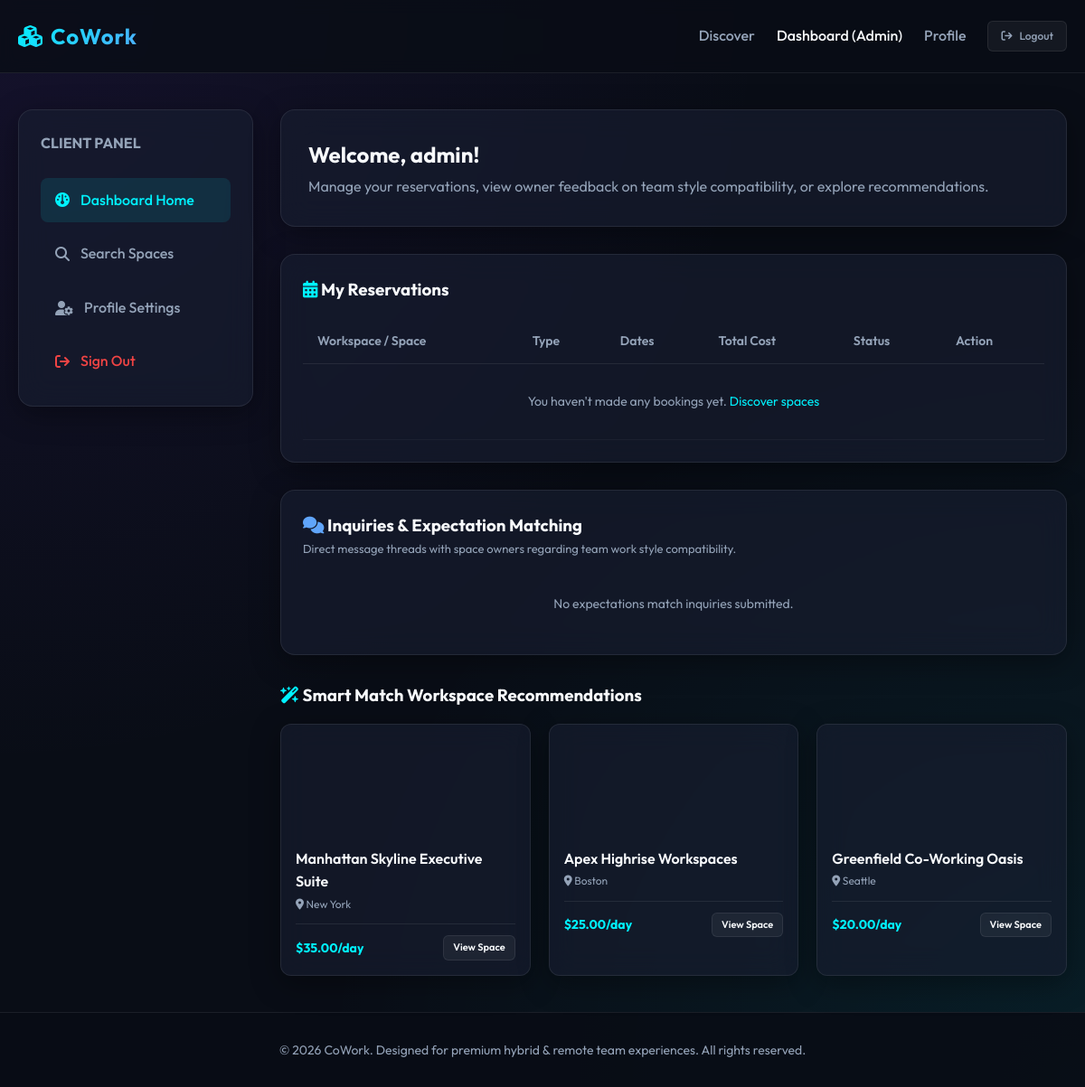
/dashboard/client/ (signed in), run on the app's committed database.
### accounts/models.py (models this page shows, shortened)
class CustomUser(AbstractUser):
    ROLE_CHOICES = (
        ('CLIENT', 'Client / Freelancer'),
        ('OWNER', 'Space Owner'),
        ('ADMIN', 'Administrator'),
    )
    role = models.CharField(max_length=10, choices=ROLE_CHOICES, default='CLIENT')
    phone = models.CharField(max_length=15, blank=True, null=True)
    company_name = models.CharField(max_length=100, blank=True, null=True)

### workspaces/models.py (models this page shows, shortened)
class CoWorkingSpace(models.Model):
    owner = models.ForeignKey(
        settings.AUTH_USER_MODEL,
        on_delete=models.CASCADE,
        related_name='spaces'
    )
    name = models.CharField(max_length=100)
    description = models.TextField()
    address = models.CharField(max_length=255)
    city = models.CharField(max_length=100)
    amenities = models.ManyToManyField(Amenity, blank=True, related_name='spaces')
    image_url = models.URLField(max_length=500, blank=True, null=True, help_text="URL of space thumbnail image")
    created_at = models.DateTimeField(auto_now_add=True)
    updated_at = models.DateTimeField(auto_now=True)
    def get_min_price(self):
        units = self.units.all()
        if not units:
            return 0
        prices = [u.price_per_day for u in units if u.price_per_day > 0]
        return min(prices) if prices else 0

class WorkspaceUnit(models.Model):
    UNIT_TYPES = (
        ('CABIN', 'Private Cabin'),
        ('DESK', 'Shared Desk'),
        ('MEETING', 'Meeting Room'),
    )
    space = models.ForeignKey(
        CoWorkingSpace,
        on_delete=models.CASCADE,
        related_name='units'
    )
    name = models.CharField(max_length=100)
    type = models.CharField(max_length=10, choices=UNIT_TYPES, default='DESK')
    seating_capacity = models.PositiveIntegerField(help_text="Number of persons this unit accommodates")
    area_sqft = models.DecimalField(max_digits=8, decimal_places=2, help_text="Area in square feet")
    price_per_hour = models.DecimalField(max_digits=10, decimal_places=2, default=0.00)
    price_per_day = models.DecimalField(max_digits=10, decimal_places=2, default=0.00)
    is_active = models.BooleanField(default=True)

### dashboard/views.py (the view)
# urls.py: path('dashboard/client/', views.dashboard_client_view, name='dashboard_client'),
@login_required
def dashboard_client_view(request):
    if request.user.role != 'CLIENT' and not request.user.is_superuser:
        return redirect('dashboard_home')
    bookings = Booking.objects.filter(user=request.user).order_by('-created_at')
    inquiries = Inquiry.objects.filter(sender=request.user, parent__isnull=True).prefetch_related('replies').order_by('-created_at')
    client_cities = bookings.values_list('unit__space__city', flat=True).distinct()
    recommended_spaces = CoWorkingSpace.objects.exclude(owner=request.user)
    if client_cities:
        recommended_spaces = recommended_spaces.filter(city__in=list(client_cities))[:3]
    else:
        recommended_spaces = recommended_spaces.order_by('?')[:3]
    return render(request, 'dashboard/client.html', {
        'bookings': bookings,
        'inquiries': inquiries,
        'recommendations': recommended_spaces,
    })

### accounts/context_processors.py (called while the page is built)
def notifications_context(request):
    if request.user.is_authenticated:
        unread_notifications = request.user.notifications.filter(is_read=False)
        all_notifications = request.user.notifications.all()[:10]
        return {
            'unread_notifications_count': unread_notifications.count(),
            'unread_notifications': unread_notifications,
            'all_notifications': all_notifications,
        }
    return {
        'unread_notifications_count': 0,
        'unread_notifications': [],
        'all_notifications': [],
    }

### templates/dashboard/client.html (shortened to what this page needs)
{% extends 'base.html' %}
{% block content %}
<div class="dashboard-grid">
    <div class="glass-panel dashboard-menu">
        <h3 style="margin-bottom: 15px; font-size: 16px; color: var(--text-secondary);">CLIENT PANEL</h3>
        <a href="{% url 'dashboard_home' %}" class="dashboard-menu-link active">
            <i class="fa-solid fa-gauge"></i> Dashboard Home
        </a>
        <a href="{% url 'space_list' %}" class="dashboard-menu-link">
            <i class="fa-solid fa-magnifying-glass"></i> Search Spaces
        </a>
        <a href="{% url 'profile' %}" class="dashboard-menu-link">
            <i class="fa-solid fa-user-gear"></i> Profile Settings
        </a>
        <a href="{% url 'logout' %}" class="dashboard-menu-link" style="color: var(--danger);">
            <i class="fa-solid fa-arrow-right-from-bracket"></i> Sign Out
        </a>
    </div>
    <div class="dashboard-content">
        <div class="glass-panel" style="padding: 30px;">
            <h2 style="font-weight: 700;">Welcome, {{ user.first_name|default:user.username }}!</h2>
            <p style="color: var(--text-secondary); margin-top: 4px;">
                Manage your reservations, view owner feedback on team style compatibility, or explore recommendations.
            </p>
        </div>
        <div class="glass-panel table-panel">
            <h3><i class="fa-solid fa-calendar-days" style="color: var(--accent-primary);"></i> My Reservations</h3>
            <table>
                <thead>
                    <tr>
                        <th>Workspace / Space</th>
                        <th>Type</th>
                        <th>Dates</th>
                        <th>Total Cost</th>
                        <th>Status</th>
                        <th>Action</th>
                    </tr>
                </thead>
                <tbody>
                    {% for booking in bookings %}
                        <tr>
                            <td>
                                <strong>{{ booking.unit.space.name }}</strong>
                                <div style="font-size: 12px; color: var(--text-secondary);">{{ booking.unit.name }}</div>
                            </td>
                            <td>{{ booking.unit.get_type_display }}</td>
                            <td>{{ booking.start_date }} to {{ booking.end_date }}</td>
                            <td>${{ booking.total_price }}</td>
                            <td>
                                <span class="status-badge status-{{ booking.status|lower }}">
                                    {{ booking.get_status_display }}
                                </span>
                            </td>
                            <td>
                                <div style="display: flex; flex-direction: column; gap: 6px; align-items: stretch;">
                                    {% if booking.status == 'PENDING' or booking.status == 'APPROVED' %}
                                        <a href="https://wa.me/919380747558?text=Hello%20Owner%2C%20I%20have%20submitted%20a%20booking%20request%20on%20CoWork%21%0A%0A📍%20*Space%3A*%20{{ booking.unit.space.name|urlencode }}%0A💼%20*Unit%3A*%20{{ booking.unit.name|urlencode }}%0A👤%20*Client%3A*%20{{ booking.user.username|urlencode }}%0A📅%20*Dates%3A*%20{{ booking.start_date }}%20to%20{{ booking.end_date }}%0A💰%20*Total%20Price%3A*%20%24{{ booking.total_price }}"
                                           target="_blank" class="btn btn-primary btn-sm" style="background: #25d366; color: black; border: none; font-size: 11px; text-shadow: none;">
                                            <i class="fa-brands fa-whatsapp"></i> Notify Owner
                                        </a>
                                        {% if booking.status == 'APPROVED' %}
                                            <a href="{% url 'space_detail' booking.unit.space.pk %}" class="btn btn-secondary btn-sm" style="font-size: 11px; border: 1px solid #fbbf24; color: #fbbf24;">
                                                <i class="fa-solid fa-star"></i> Write Review
                                            </a>
                                        {% endif %}
                                        <a href="{% url 'cancel_booking' booking.pk %}" class="btn btn-danger btn-sm" style="font-size: 11px;" onclick="return confirm('Are you sure you want to cancel this booking request?');">
                                            Cancel
                                        </a>
                                    {% else %}
                                        <span style="color: var(--text-secondary); font-size: 12px;">No Actions</span>
                                    {% endif %}
                                </div>
                            </td>
                        </tr>
                    {% empty %}
                        <tr>
                            <td colspan="6" style="text-align: center; padding: 30px; color: var(--text-secondary);">
                                You haven't made any bookings yet. <a href="{% url 'space_list' %}">Discover spaces</a>
                            </td>
                        </tr>
                    {% endfor %}
                </tbody>
            </table>
        </div>
        <div class="glass-panel" style="padding: 24px;">
            <h3><i class="fa-solid fa-comments" style="color: #60a5fa;"></i> Inquiries & Expectation Matching</h3>
            <p style="color: var(--text-secondary); font-size: 13px; margin-bottom: 20px;">
                Direct message threads with space owners regarding team work style compatibility.
            </p>
            {% for inquiry in inquiries %}
                <div style="border: 1px solid var(--border-color); border-radius: 12px; padding: 20px; margin-bottom: 16px;">
                    <div style="display: flex; justify-content: space-between; align-items: center; border-bottom: 1px solid var(--border-color); padding-bottom: 10px; margin-bottom: 12px;">
                        <strong>Regarding: <a href="{% url 'space_detail' inquiry.space.pk %}">{{ inquiry.space.name }}</a></strong>
                        <span style="font-size: 12px; color: var(--text-secondary);">{{ inquiry.created_at|date:"M d, Y H:i" }}</span>
                    </div>
                    <p style="font-size: 14px;"><strong>Your Message:</strong> {{ inquiry.message }}</p>
                    {% if inquiry.expectations %}
                        <div class="expectations-box">
                            <strong>Your Team Style Expectations:</strong> {{ inquiry.expectations }}
                        </div>
                    {% endif %}
                    {% if inquiry.replies.all %}
                        <div style="margin-top: 15px; border-left: 2px solid var(--accent-primary); padding-left: 15px; display: flex; flex-direction: column; gap: 10px;">
                            {% for reply in inquiry.replies.all %}
                                <div style="font-size: 13px; background: rgba(255,255,255,0.02); padding: 10px; border-radius: 6px;">
                                    <div style="display: flex; justify-content: space-between; margin-bottom: 4px;">
                                        <strong>{{ reply.sender.username }} ({{ reply.sender.get_role_display }})</strong>
                                        <span style="font-size: 11px; color: var(--text-secondary);">{{ reply.created_at|date:"M d, H:i" }}</span>
                                    </div>
                                    <p>{{ reply.message }}</p>
                                </div>
                            {% endfor %}
                        </div>
                    {% else %}
                        <p style="font-size: 12px; color: var(--text-secondary); margin-top: 10px; font-style: italic;">
                            Waiting for response from space owner...
                        </p>
                    {% endif %}
                </div>
            {% empty %}
                <p style="color: var(--text-secondary); font-size: 14px; text-align: center; padding: 20px;">
                    No expectations match inquiries submitted.
                </p>
            {% endfor %}
        </div>
        <div>
            <h3 style="font-weight: 700; margin-bottom: 16px;"><i class="fa-solid fa-wand-magic-sparkles" style="color: var(--accent-primary);"></i> Smart Match Workspace Recommendations</h3>
            <div style="display: grid; grid-template-columns: repeat(auto-fit, minmax(240px, 1fr)); gap: 20px;">
                {% for space in recommendations %}
                    <div class="glass-panel" style="overflow: hidden; border-radius: 12px; font-size: 14px;">
                        <div style="height: 120px; background-image: url('{{ space.image_url|default:"https://images.unsplash.com/photo-1497366216548-37526070297c?auto=format&fit=crop&w=300&q=80" }}'); background-size: cover; background-position: center;"></div>
                        <div style="padding: 16px;">
                            <h4 style="font-size: 16px; font-weight: 600;">{{ space.name }}</h4>
                            <p style="color: var(--text-secondary); font-size: 12px; margin-top: 2px;"><i class="fa-solid fa-location-dot"></i> {{ space.city }}</p>
                            <div style="display: flex; justify-content: space-between; align-items: center; border-top: 1px solid var(--border-color); padding-top: 12px; margin-top: 12px;">
                                <span style="font-weight: 700; color: var(--accent-primary);">${{ space.get_min_price }}/day</span>
                                <a href="{% url 'space_detail' space.pk %}" class="btn btn-secondary btn-sm" style="padding: 4px 10px; font-size: 11px;">View Space</a>
                            </div>
                        </div>
                    </div>
                {% endfor %}
            </div>
        </div>
    </div>
</div>
{% endblock %}

### static/css/styles.css (style rules this page uses)
:root { --bg-primary: #090d16; --bg-secondary: #0f172a; --card-bg: rgba(23, 30, 48, 0.65); --border-color: rgba(255, 255, 255, 0.08); --text-primary: #f8fafc; --text-secondary: #94a3b8; --accent-gradient: linear-gradient(135deg, #00f2fe 0%, #4facfe 100%); --accent-primary: #00f2fe; --accent-secondary: #7c3aed; --success: #10b981; --warning: #f59e0b; --danger: #ef4444; --transition: all 0.3s cubic-bezier(0.4, 0, 0.2, 1); --shadow-glow: 0 0 20px rgba(0, 242, 254, 0.15); }
* { margin: 0; padding: 0; box-sizing: border-box; }
body { font-family: 'Outfit', sans-serif; background-color: var(--bg-primary); background-image: radial-gradient(at 0% 0%, rgba(124, 58, 237, 0.1) 0px, transparent 50%), radial-gradient(at 100% 100%, rgba(0, 242, 254, 0.08) 0px, transparent 50%); background-attachment: fixed; color: var(--text-primary); line-height: 1.6; min-height: 100vh; display: flex; flex-direction: column; }
a { color: var(--accent-primary); text-decoration: none; transition: var(--transition); }
.glass-panel { background: var(--card-bg); backdrop-filter: blur(16px); -webkit-backdrop-filter: blur(16px); border: 1px solid var(--border-color); border-radius: 16px; box-shadow: 0 8px 32px 0 rgba(0, 0, 0, 0.37); }
.btn { display: inline-flex; align-items: center; justify-content: center; padding: 10px 22px; border-radius: 8px; font-weight: 600; font-family: inherit; cursor: pointer; transition: var(--transition); gap: 8px; border: none; font-size: 14px; }
.btn-secondary { background: rgba(255, 255, 255, 0.05); color: var(--text-primary); border: 1px solid var(--border-color); }
.btn-sm { padding: 6px 14px; font-size: 12px; border-radius: 6px; }
.dashboard-grid { display: grid; grid-template-columns: 260px 1fr; gap: 30px; padding: 40px 0; }
.dashboard-menu { padding: 24px; height: fit-content; display: flex; flex-direction: column; gap: 10px; }
.dashboard-menu-link { display: flex; align-items: center; gap: 12px; padding: 12px 16px; border-radius: 8px; color: var(--text-secondary); font-weight: 500; transition: var(--transition); }
.dashboard-menu-link:hover, .dashboard-menu-link.active { background: rgba(0, 242, 254, 0.1); color: var(--accent-primary); }
.dashboard-content { display: flex; flex-direction: column; gap: 30px; }
.table-panel { padding: 24px; overflow-x: auto; }
.table-panel h3 { margin-bottom: 16px; }
table { width: 100%; border-collapse: collapse; text-align: left; }
th { padding: 14px 16px; color: var(--text-secondary); font-weight: 600; border-bottom: 1px solid var(--border-color); font-size: 14px; }
td { padding: 16px; border-bottom: 1px solid rgba(255, 255, 255, 0.04); font-size: 14px; }

### data on the page
CustomUser: first_name "admin"
CoWorkingSpace: name "Manhattan Skyline Executive Suite", city "New York", get_min_price "35.00"
CoWorkingSpace: name "Apex Highrise Workspaces", city "Boston", get_min_price "25.00"
CoWorkingSpace: name "Greenfield Co-Working Oasis", city "Seattle", get_min_price "20.00"
